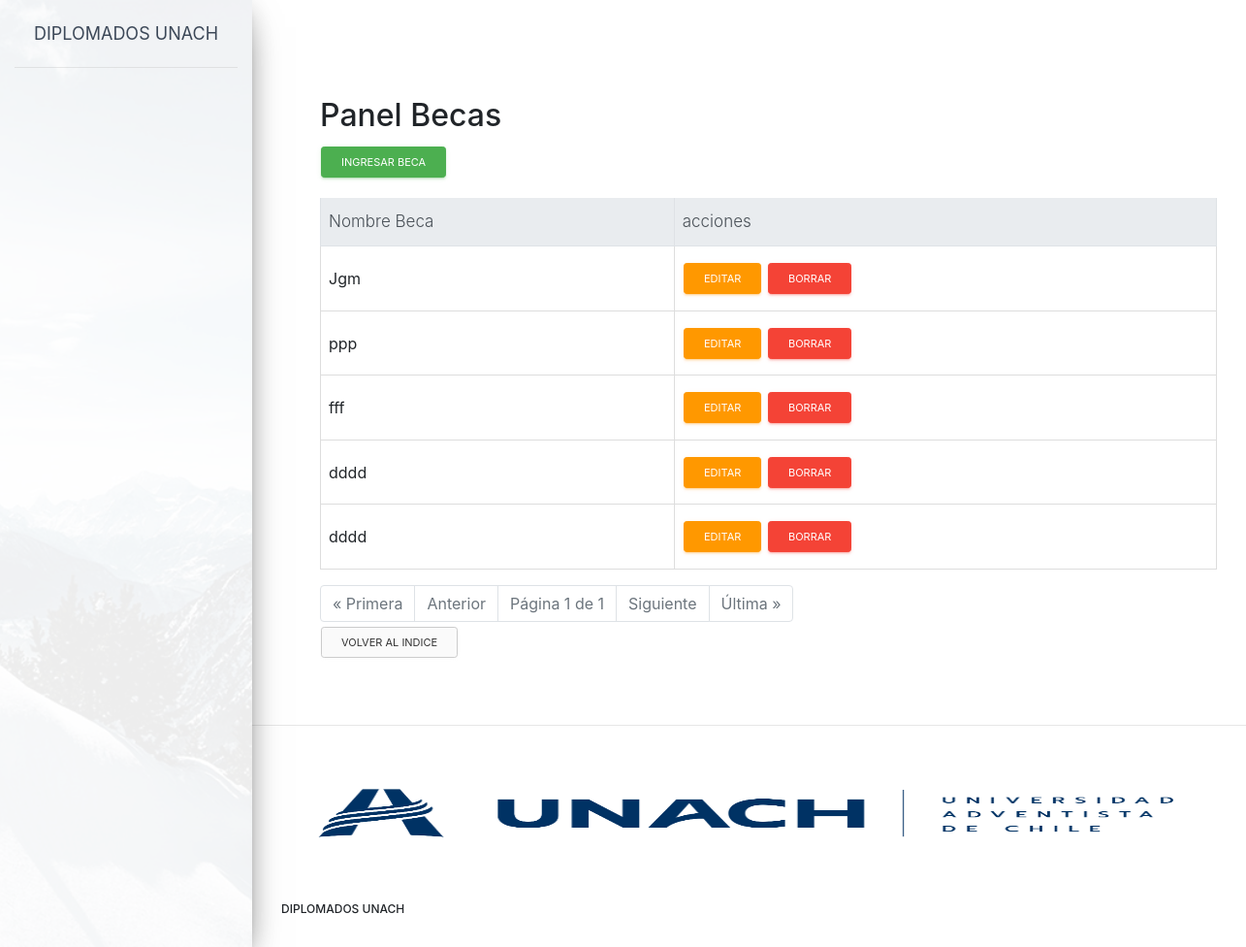
The app's page /artemis/panel_becas.html with its own data.
### artemis/models.py (models this page shows, shortened)
class Becas(models.Model):
    id = models.AutoField(primary_key=True)
    nombre_beca = models.CharField(max_length=20)

### artemis/views.py (the view)
# urls.py: path('panel_becas.html',panel_becas.as_view(),name='panel_becas'),
class panel_becas(ListView):
    context_object_name = 'panel_becas'
    template_name = 'panel_becas.html'
    paginate_by = 15
    queryset = Becas.objects.all()
    def get_context_data(self, **kwargs):
        context = super(panel_becas, self).get_context_data(**kwargs)
        context['Becas'] = Becas.objects.all()
        return context

### artemis/templates/panel_becas.html (shortened to what this page needs)
{% extends "base.html" %}
{% block content %}
<head>
   <link rel="stylesheet" href="https://stackpath.bootstrapcdn.com/bootstrap/4.1.3/css/bootstrap.min.css">
   {% load crispy_forms_tags %}
</head>
<ul>
    <h2>Panel Becas</h2>
<p>
    <a href="{% url "artemis:new_beca" %}" class="btn btn-success btn-sm">Ingresar Beca</a>
</p>
<div class="table-responsive">
    <table class="table table-hover table table-bordered">
        <thead class="thead-light">
            <tr>
                <th>Nombre Beca</th>
                <th>acciones</th>
            </tr>
        </thead>
        <tbody>
            {% for Becas in object_list %}
            <tr>
                <td>{{ Becas.nombre_beca }} </td>
                <td><a href="{% url "artemis:edit_beca" Becas.pk %}" class="btn btn-warning btn-sm">Editar</a>
                    <a href="{% url "artemis:delete_beca" Becas.pk %}" class="btn btn-danger btn-sm">Borrar</a>
                    </td>
    </tr>
  {% endfor %}
</tbody>
</table>
<div class="pagination">
    <ul class="pagination justify-content-center">
      {% if page_obj.has_previous %}
      <li class="page-item"><a class="page-link" href="?page=1">&laquo; Primera</a></li>
      <li class="page-item"><a class="page-link" href="?page={{ page_obj.previous_page_number }}">Anterior</a></li>
      {% else %}
      <li class="page-item disabled"><span class="page-link">&laquo; Primera</span></li>
      <li class="page-item disabled"><span class="page-link">Anterior</span></li>
      {% endif %}
      <li class="page-item disabled"><span class="page-link">Página {{ page_obj.number }} de {{ page_obj.paginator.num_pages }}</span></li>
      {% if page_obj.has_next %}
      <li class="page-item"><a class="page-link" href="?page={{ page_obj.next_page_number }}">Siguiente</a></li>
      <li class="page-item"><a class="page-link" href="?page={{ page_obj.paginator.num_pages }}">Última &raquo;</a></li>
      {% else %}
      <li class="page-item disabled"><span class="page-link">Siguiente</span></li>
      <li class="page-item disabled"><span class="page-link">Última &raquo;</span></li>
      {% endif %}
  </div>
    <p>
        <a href="{% url "artemis:index" %}" class="btn btn-secondary btn-sm" >Volver al indice</a>
    </p>
</ul>
{%endblock content%}

### records on screen
Becas: nombre_beca "Jgm"
Becas: nombre_beca "ppp"
Becas: nombre_beca "fff"
Becas: nombre_beca "dddd"
Becas: nombre_beca "dddd"

### other values on screen
{{ page_obj.number }} "1"
{{ page_obj.paginator.num_pages }} "1"
